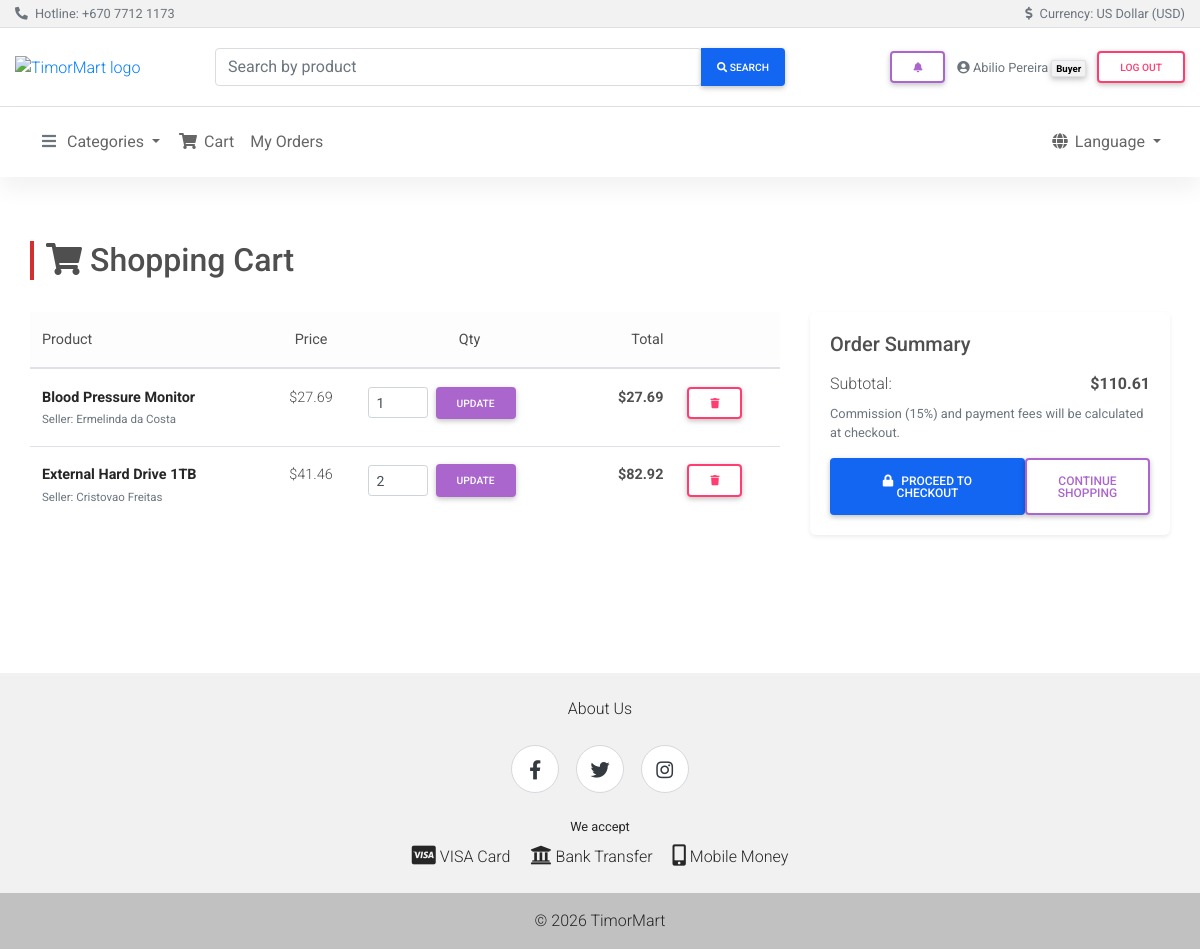
Before: /cart/ (signed in) with the older database file.
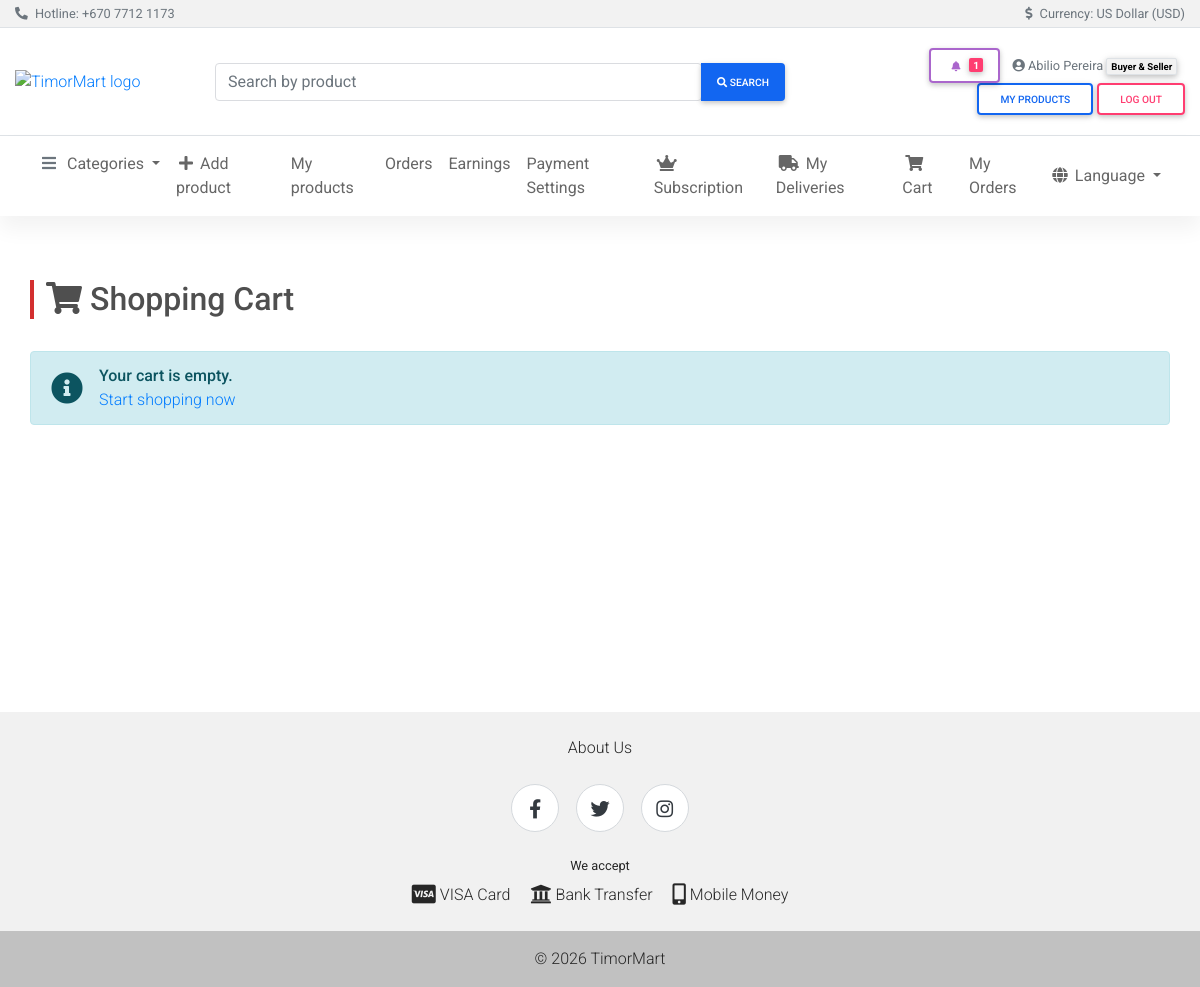
After: the same page with the newer database file.
### olretail/payment_models.py (models this page shows, shortened)
class Cart(models.Model):
    buyer = models.ForeignKey(User, on_delete=models.CASCADE, related_name='carts')
    product = models.ForeignKey('olretail.Product', on_delete=models.CASCADE)
    quantity = models.PositiveIntegerField(default=1)
    added_at = models.DateTimeField(auto_now_add=True)
    updated_at = models.DateTimeField(auto_now=True)
    class Meta:
        unique_together = ('buyer', 'product')
        ordering = ['-added_at']
    @property
    def line_total(self):
        return self.product.price * self.quantity

### olretail/models.py (models this page shows, shortened)
class Product(models.Model):
    IMAGE_FIELD_NAMES = ("product_image", "product_image_2", "product_image_3")
    name = models.CharField(max_length=200)
    slug = models.SlugField(max_length=220, unique=True)
    product_image = models.ImageField(upload_to="product_image", null=True, blank=True)
    product_image_2 = models.ImageField(upload_to="product_image", blank=True)
    product_image_3 = models.ImageField(upload_to="product_image", blank=True)
    category = models.ForeignKey(Category, on_delete=models.PROTECT)
    price = models.DecimalField(max_digits=13, decimal_places=2)
    description = models.TextField()
    country = models.ForeignKey(Country, on_delete=models.PROTECT)
    item_location = models.ForeignKey(City, on_delete=models.PROTECT)
    created = models.DateTimeField(auto_now_add=True)
    updated = models.DateTimeField(auto_now=True)
    quantity = models.PositiveIntegerField()
    seller = models.ForeignKey(Seller, on_delete=models.CASCADE)
    status = models.CharField(
        max_length=12,
        choices=ProductStatus.choices,
        default=ProductStatus.PENDING,
        db_index=True,
    )
    moderation_note = models.TextField(blank=True)
    featured = models.BooleanField(default=False)
    condition = models.CharField(max_length=40, choices=CONDITION_CHOICES, default="New")
    size = models.CharField(max_length=50, blank=True, help_text=_("e.g. L, 42, 500ml"))
    pieces_per_unit = models.PositiveIntegerField(
        null=True, blank=True, help_text=_("e.g. 12 pens in a pack")
    )
    units_per_box = models.PositiveIntegerField(
        null=True, blank=True, help_text=_("e.g. 24 packs in a box")
    )
    class Meta:
        ordering = ["-created"]
    def get_absolute_url(self):
        return reverse("olretail:details", kwargs={"slug": self.slug})

class Seller(models.Model):
    user = models.OneToOneField(User, on_delete=models.CASCADE)
    address = models.CharField(max_length=255)
    mobile = models.CharField(max_length=40)
    payment_instructions = models.TextField(
        blank=True,
        help_text=_(
            "Bank or mobile money details buyers use to pay you directly "
            "(e.g. bank name, account number, account holder name)."
        ),
    )
    seller_type = models.CharField(
        max_length=20, choices=SellerType.choices, default=SellerType.INDIVIDUAL,
    )
    company_name = models.CharField(max_length=200, blank=True)
    company_tin = models.CharField(max_length=50, blank=True, verbose_name="TIN")
    company_address = models.CharField(max_length=255, blank=True)
    company_bank_account = models.CharField(max_length=100, blank=True)
    business_document = models.ImageField(upload_to="seller_business_docs/", null=True, blank=True)
    verification_status = models.CharField(
        max_length=20, choices=SellerVerificationStatus.choices, default=SellerVerificationStatus.PENDING,
    )
    verification_note = models.TextField(blank=True)
    verified_at = models.DateTimeField(null=True, blank=True)
    verified_by = models.ForeignKey(
        User, on_delete=models.SET_NULL, null=True, blank=True, related_name="sellers_verified"
    )

### olretail/payment_views.py (the view)
# urls.py: path("cart/", payment_views.cart, name="cart"),
@login_required
def cart(request):
    cart_items = Cart.objects.filter(buyer=request.user).select_related('product')
    cart_total = sum(item.line_total for item in cart_items)
    context = {
        'cart_items': cart_items,
        'cart_total': cart_total,
    }
    return render(request, 'olretail/cart.html', context)

### accounts/roles.py (called while the page is built)
def is_buyer(user):
    if not user.is_authenticated or user.is_staff:
        return False
    return hasattr(user, "buyer") or user.groups.filter(name=BUYER_GROUP).exists()

def is_seller(user):
    if not user.is_authenticated or user.is_staff:
        return False
    return hasattr(user, "seller")

def is_courier(user):
    if not user.is_authenticated or user.is_staff:
        return False
    return hasattr(user, "courier")

### olretail/context_processors.py (called while the page is built)
def categories(request):
    return {"categories": Category.objects.all()}

def roles(request):
    from accounts.roles import is_buyer, is_courier, is_seller  # local import: avoid app-load cycle
    return {
        "is_buyer": is_buyer(request.user),
        "is_seller": is_seller(request.user),
        "is_courier": is_courier(request.user),
    }

def notifications(request):
    if not request.user.is_authenticated:
        return {"unread_notification_count": 0, "recent_notifications": []}
    qs = Notification.objects.filter(recipient=request.user).select_related("order")
    return {
        "unread_notification_count": qs.filter(is_read=False).count(),
        "recent_notifications": qs[:8],
    }

### templates/olretail/cart.html (shortened to what this page needs)
{% extends "shared/base.html" %}
{% load i18n %}
{% block content %}
<main class="py-5">
  <div class="container-fluid">
    <div class="row mb-4">
      <div class="col-12">
        <h1 class="h2 page-header-bar">
          <i class="fas fa-shopping-cart mr-2"></i>{% trans "Shopping Cart" %}
        </h1>
      </div>
    </div>
    {% if cart_items %}
      <div class="row">
        <div class="col-lg-8">
          <div class="table-responsive">
            <table class="table table-hover">
              <thead class="table-light">
                <tr>
                  <th>{% trans "Product" %}</th>
                  <th class="text-center">{% trans "Price" %}</th>
                  <th class="text-center">{% trans "Qty" %}</th>
                  <th class="text-right">{% trans "Total" %}</th>
                  <th></th>
                </tr>
              </thead>
              <tbody>
                {% for item in cart_items %}
                <tr>
                  <td>
                    <a href="{{ item.product.get_absolute_url }}" class="text-dark font-weight-bold">
                      {{ item.product.name }}
                    </a>
                    <br>
                    <small class="text-muted">Seller: {{ item.product.seller.user.get_full_name }}</small>
                  </td>
                  <td class="text-center">${{ item.product.price }}</td>
                  <td>
                    <form method="post" action="{% url 'olretail:update_cart' item.id %}" class="form-inline">
                      <input type="number" name="quantity" value="{{ item.quantity }}" min="1" max="{{ item.product.quantity }}" class="form-control form-control-sm" style="width: 60px;">
                      <button type="submit" class="btn btn-sm btn-secondary ml-2">{% trans "Update" %}</button>
                    </form>
                  </td>
                  <td class="text-right font-weight-bold">${{ item.line_total }}</td>
                  <td>
                    <form method="post" action="{% url 'olretail:remove_from_cart' item.id %}" class="d-inline">
                      <button type="submit" class="btn btn-sm btn-outline-danger" title="{% trans 'Remove' %}">
                        <i class="fas fa-trash"></i>
                      </button>
                    </form>
                  </td>
                </tr>
                {% endfor %}
              </tbody>
            </table>
          </div>
        </div>
        <div class="col-lg-4">
          <div class="card border-0 shadow-sm sticky-top" style="top: 20px;">
            <div class="card-body">
              <h5 class="card-title mb-3">{% trans "Order Summary" %}</h5>
              <div class="d-flex justify-content-between mb-2">
                <span>{% trans "Subtotal" %}:</span>
                <span class="font-weight-bold">${{ cart_total }}</span>
              </div>
              <small class="text-muted d-block mb-3">
                {% trans "Commission (15%) and payment fees will be calculated at checkout." %}
              </small>
              <div class="d-flex gap-2">
                <a href="{% url 'olretail:checkout' %}" class="btn btn-primary btn-block">
                  <i class="fas fa-lock mr-2"></i>{% trans "Proceed to Checkout" %}
                </a>
                <a href="{% url 'olretail:index' %}" class="btn btn-outline-secondary">
                  {% trans "Continue Shopping" %}
                </a>
              </div>
            </div>
          </div>
        </div>
      </div>
    {% else %}
      <div class="alert alert-info d-flex align-items-center" role="alert">
        <i class="fas fa-info-circle mr-3 fa-2x"></i>
        <div>
          <strong>{% trans "Your cart is empty." %}</strong><br>
          <a href="{% url 'olretail:index' %}">{% trans "Start shopping now" %}</a>
        </div>
      </div>
    {% endif %}
  </div>
</main>
{% endblock %}

### templates/shared/header.html (shortened to what the changed rows need)
{% load i18n %}
{% load static %}
<header>
  <div class="container-fluid">
    <div class="row jumbotron white border-bottom mb-0 py-3 align-items-center">
      <div class="col-md-4 my-1 text-md-right">
        {% if user.is_authenticated %}
        <div class="dropdown d-inline-block mr-2">
          <a class="btn btn-sm btn-outline-secondary my-0 position-relative" href="#" role="button"
             id="notificationsDropdown" data-toggle="dropdown" aria-haspopup="true" aria-expanded="false"
             aria-label="{% trans 'Notifications' %}">
            <i class="fas fa-bell" aria-hidden="true"></i>
            {% if unread_notification_count %}
            <span class="badge badge-danger notif-badge">
              {{ unread_notification_count }}
            </span>
            {% endif %}
          </a>
        </div>
        <span class="text-muted small mr-2">
          <i class="fas fa-user-circle" aria-hidden="true"></i>
          {{ user.get_full_name|default:user.username }}
          {% if user.is_staff %}<span class="badge badge-dark">{% trans 'Administrator' %}</span>
          {% elif is_buyer and is_seller %}<span class="badge badge-light border">{% trans 'Buyer & Seller' %}</span>
          {% elif is_seller %}<span class="badge badge-light border">{% trans 'Seller' %}</span>
          {% elif is_buyer %}<span class="badge badge-light border">{% trans 'Buyer' %}</span>{% endif %}
        </span>
        {% if is_seller %}
        <a href="{% url 'olretail:list' %}" class="btn btn-sm btn-outline-primary my-0">{% trans 'My products' %}</a>
        {% endif %}
        <form action="{% url 'accounts:logout' %}" method="post" class="d-inline">
          <button type="submit" class="btn btn-sm btn-outline-danger my-0">{% trans 'Log out' %}</button>
        </form>
        {% else %}
        <a href="{% url 'accounts:login' %}" class="btn btn-sm btn-outline-primary my-0">{% trans 'Sign in' %}</a>
        <a href="{% url 'accounts:register' %}" class="btn btn-sm btn-primary my-0">{% trans 'Sign up' %}</a>
        {% endif %}
      </div>
    </div>
  </div>
  <nav class="navbar navbar-expand-lg sticky-top navbar-light white">
    <div class="container-fluid">
      <div class="collapse navbar-collapse" id="mainNav">
        <ul class="navbar-nav align-items-start">
          {% if is_seller %}
          <li class="nav-item">
            <a class="nav-link" href="{% url 'olretail:create_product' %}">
              <i class="fas fa-plus mr-1" aria-hidden="true"></i>{% trans 'Add product' %}
            </a>
          </li>
          <li class="nav-item">
            <a class="nav-link" href="{% url 'olretail:list' %}">{% trans 'My products' %}</a>
          </li>
          <li class="nav-item">
            <a class="nav-link" href="{% url 'olretail:seller_orders' %}">{% trans 'Orders' %}</a>
          </li>
          <li class="nav-item">
            <a class="nav-link" href="{% url 'olretail:seller_balance' %}">{% trans 'Earnings' %}</a>
          </li>
          <li class="nav-item">
            <a class="nav-link" href="{% url 'olretail:seller_payment_settings' %}">{% trans 'Payment Settings' %}</a>
          </li>
          <li class="nav-item">
            <a class="nav-link" href="{% url 'olretail:seller_subscription' %}">
              <i class="fas fa-crown mr-1" aria-hidden="true"></i>{% trans 'Subscription' %}
            </a>
          </li>
          {% endif %}
          {% if is_courier %}
          <li class="nav-item">
            <a class="nav-link" href="{% url 'olretail:courier_deliveries' %}">
              <i class="fas fa-truck mr-1" aria-hidden="true"></i>{% trans 'My Deliveries' %}
            </a>
          </li>
          {% endif %}
        </ul>
      </div>
    </div>
  </nav>
</header>

Changed rows visible on the page:
removed Cart: product.name "Blood Pressure Monitor", product.seller.user.get_full_name "Ermelinda da Costa", product.price "27.69", quantity "1", line_total "27.69"
removed Cart: product.name "External Hard Drive 1TB", product.seller.user.get_full_name "Cristovao Freitas", product.price "41.46", quantity "2", line_total "82.92"
Other visible differences:
{{ unread_notification_count }}: (not shown) → "1"
{{ cart_total }}: "110.61" → (not shown)
text no longer shown: "Buyer Product Price Qty Total Order Summary Subtotal : $ Commission (15%) and payment fees will be calculated at checkout. PROCEED TO CHECKOUT CONTINUE SHOPPING"
text now shown: "Buyer & Seller MY PRODUCTS Add product My products Orders Earnings Payment Settings Subscription My Deliveries Your cart is empty. Start shopping now"
